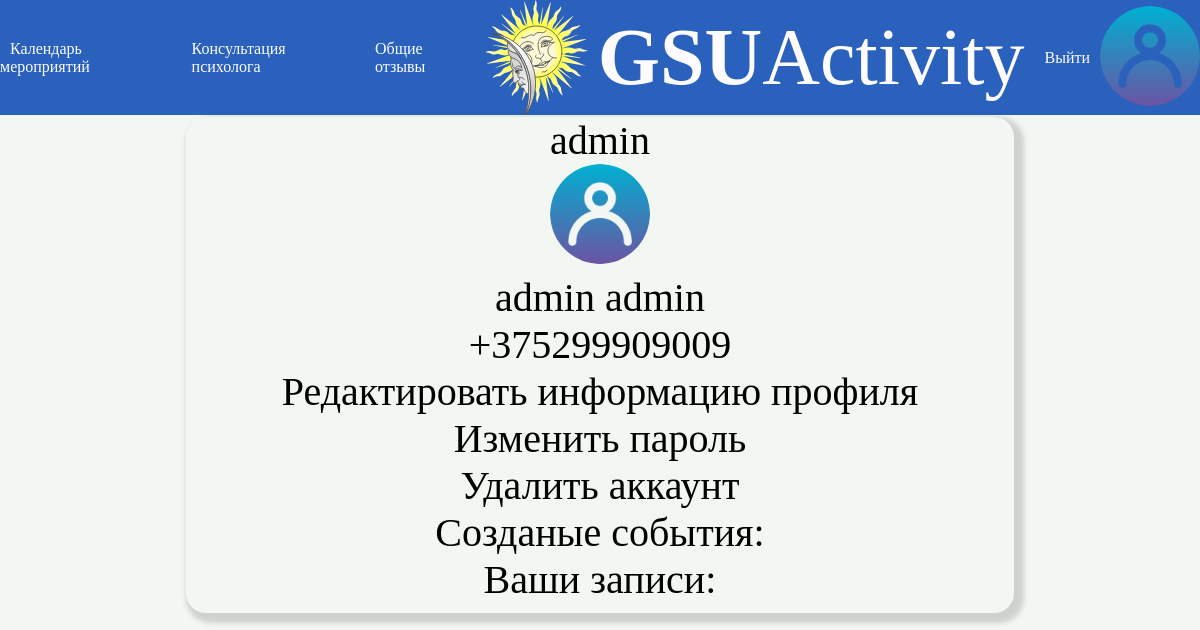
Before: /profile/ (signed in) with the older database file.
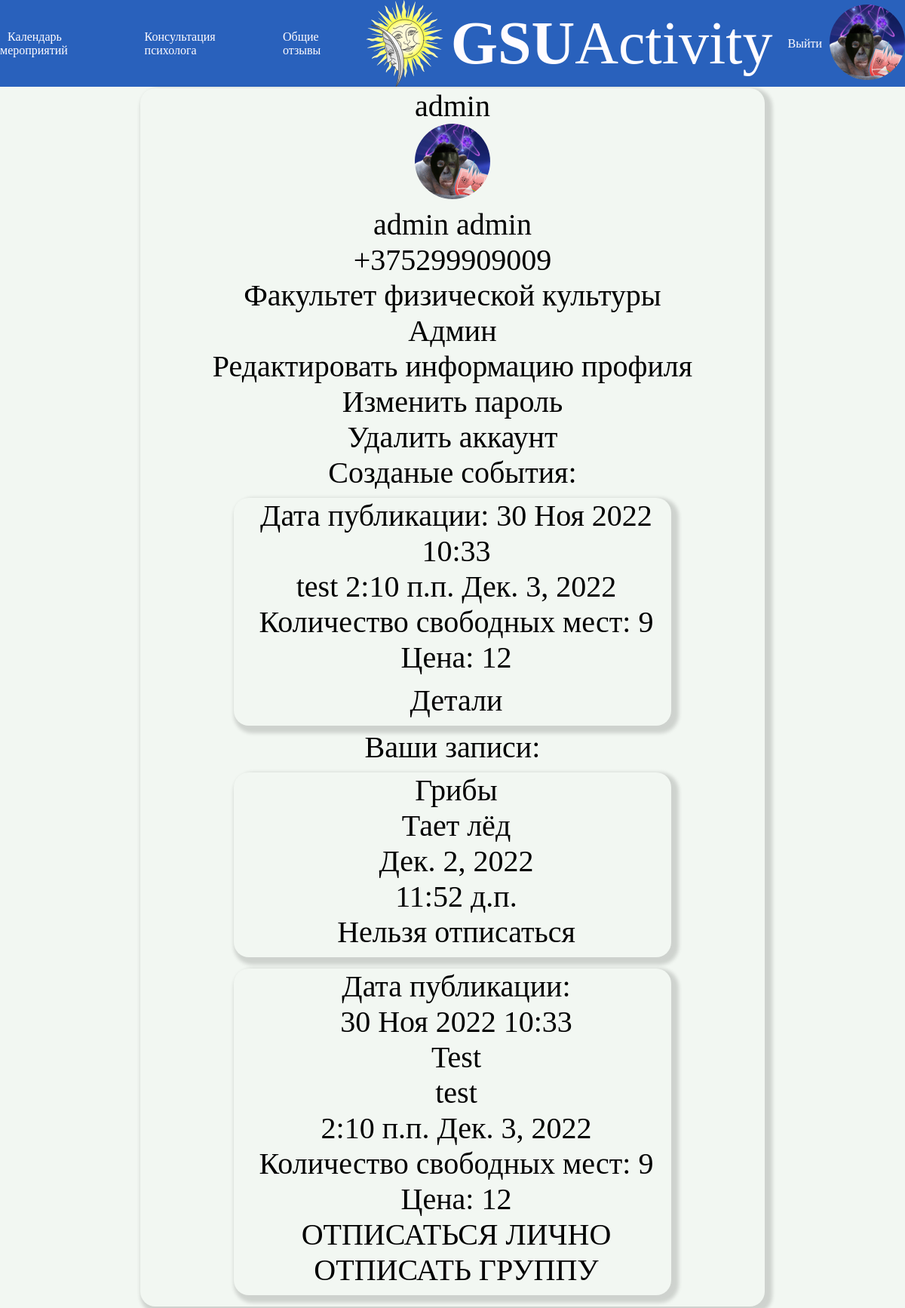
After: the same page with the newer database file.
### news/models.py (models this page shows, shortened)
class AdvUser(AbstractUser):
    fac = (
        ('bio','Биологический факультет'),
        ('geo','Геолого-географический факультет'),
        ('ist','Факультет истории и межкультурных коммуникаций'),
        ('in','Факультет иностранных языков'),
        ('mat','Факультет математитики и ТП'),
        ('psi','Факультет психологии и педагогики'),
        ('fiz','Факультет физики и ИТ'),
        ('ffk','Факультет физической культуры'),
        ('fil','Филологический факультет'),
        ('eko','Экономический факультет'),
        ('yr','Юридичесий факультет'),
        )
    is_activated = models.BooleanField(default=True, db_index=True,verbose_name='Прошел активацию')
    avatar = models.ImageField(null=True, blank=True, upload_to="image/profile/",verbose_name='Аватарка')
    phone_num = models.CharField(unique = True, null = True, blank = False, max_length=13,verbose_name='Номер телефона')
    faculty = models.CharField(null = True, blank =False,choices=fac,max_length=50,verbose_name='Факультет')
    group = models.CharField(null = True, blank = False,max_length=10,verbose_name='Группа')
    class Meta(AbstractUser.Meta):
        pass

class Post(models.Model):
    tag = (
        ('cult','Культурно-досуговая деятельность'),
        ('sport','Спортивная деятельность'),
        ('mass','Массовые мероприятия и выставки'),
        ('trud','Трудовая и волонтерская деятельность'),
        )
    name = models.CharField(null=True, blank=False,max_length=100,verbose_name='Заголовок')
    content = models.TextField(null=True, blank=False,verbose_name='Контент')
    image = models.ImageField(upload_to='image/%Y/%m/%d/', blank=True, null=True,verbose_name='Изображение')
    file = models.FileField(upload_to='files/%Y/%m/%d/', blank=True, null=True,verbose_name='Приклепленные файлы')
    video = models.FileField(upload_to='video/%Y/%m/%d/', blank=True, null=True,verbose_name='Видео')
    audio = models.FileField(upload_to='audio/%Y/%m/%d/', blank=True, null=True,verbose_name='Аудио')
    author = models.ForeignKey(AdvUser, on_delete=models.CASCADE, null=True,verbose_name='Автор')
    pubdate = models.DateTimeField(auto_now_add=True, db_index=True, verbose_name='Дата публикации')
    eventtime = models.TimeField(db_index=True,null=True,blank=False,verbose_name='Время')
    eventdate = models.DateField(db_index=True,null=True,blank=False,verbose_name='Дата')
    stoim = models.CharField(null = True, blank = False, max_length=10,verbose_name='Стоимость')
    mesta = models.IntegerField(null = True, blank = False,default=2,validators=[MinValueValidator(0)],verbose_name='Количество мест')
    tags = models.CharField( blank = False,choices=tag, max_length=50,verbose_name='Тэг')
    zapisi = models.ManyToManyField(AdvUser, related_name='Записаные',blank=True,verbose_name='Записаные')
    class Meta:
        verbose_name_plural = 'События'
        verbose_name = 'Событие'
        ordering = ['eventdate']

class Vist(models.Model):
    name = models.CharField(null=True, blank=False,max_length=100,verbose_name='Название')
    content = models.TextField(null=True, blank=False,verbose_name='Контент')
    image = models.ImageField(upload_to='image/%Y/%m/%d/', blank=True, null=True,verbose_name='Изображение')
    file = models.FileField(upload_to='files/%Y/%m/%d/', blank=True, null=True,verbose_name='Приклепленные файлы')
    video = models.FileField(upload_to='video/%Y/%m/%d/', blank=True, null=True,verbose_name='Видео')
    audio = models.FileField(upload_to='audio/%Y/%m/%d/', blank=True, null=True,verbose_name='Аудио')
    author = models.ForeignKey(AdvUser, on_delete=models.CASCADE, null=True,verbose_name='Автор')
    pubdate = models.DateTimeField(auto_now_add=True, db_index=True, verbose_name='Дата публикации')
    stoim = models.CharField(null = True, blank = False, max_length=10,verbose_name='Стоимость')
    event = models.ManyToManyField(Event,related_name='Даты',blank=True,verbose_name='Время и дата')
    class Meta:
        verbose_name_plural = 'Выставки'
        verbose_name = 'Выставка'
        ordering = ['pubdate']

class Event(models.Model):
    eventtime = models.TimeField(db_index=True,null=True,blank=False,verbose_name='Время')
    eventdate = models.DateField(db_index=True,null=True,blank=False,verbose_name='Дата')
    zan = models.BooleanField(default=False, db_index=True,verbose_name='Занято')
    zapisi = models.ManyToManyField(AdvUser, related_name='Записи',blank=True,verbose_name='Записаные')
    group = models.BooleanField(default=False, db_index=True,verbose_name='Групповая')
    class Meta:
        verbose_name_plural = 'Время и дата выставки'
        verbose_name = 'Время и дата выставки'

### news/views.py (the view)
# urls.py: path('profile/', profile, name='profile'),
@login_required
def profile(request):
    posts = Post.objects.filter(zapisi=request.user.id)
    vists = Vist.objects.all()
    events = Event.objects.filter(zapisi=request.user.id)
    your_posts = Post.objects.filter(author=request.user.pk)
    a = date.today()
    b = a + timedelta(days=1)
    return render(request, 'news/profile.html', {'vists': vists,'posts': posts,'your_posts':your_posts,'a':a,'b':b,'events':events})

### news/templates/news/profile.html (shortened to what this page needs)
{% extends "layout/basic.html" %}
{% block content %}
<div class="profile">
	<div>
		{{user.username }}<br>
		{% if user.avatar %}
	      <img class="avatar" src="{{ user.avatar.url }}"><br>
	    {% else %}
	      <img class="avatar" src="\static\news\user.png"><br>
	    {% endif %}
		<div>{{user.first_name}} {{user.last_name}}</div>
		{{user.phone_num}}<br>
		{% if user.faculty %}
		<div>{{user.get_faculty_display}}</div>
		{% endif %}
		{% if user.group %}
		<div>{{user.group}}</div>
		{% endif %}
		<a href="{% url 'news:profile_change' %}"  class="post_link">Редактировать информацию профиля</a><br>
		<a href="{% url 'news:password_change' %}"  class="post_link">Изменить пароль</a><br>
		<a href="{% url 'news:profile_delete' %}"  class="post_link">Удалить аккаунт</a><br>
	</div>
		{% if user.is_superuser == 1 %}
		Созданые события:<br>
			{% if your_posts %}
			{% for post in your_posts %}
				{% if a <  post.eventdate  %}
				<div class="post">
				<div class="post-content">
							Дата публикации: {{ post.pubdate|date:"d M Y H:i" }}<br>
							{{ post.content}}  {{ post.eventtime }} {{ post.eventdate }}<br>
							Количество свободных мест: {{ post.mesta }}<br>
							Цена: {{ post.stoim }}<br>
						</div>
						<div class="post-author-b">
					<a href="{% url 'news:detail' pk=post.pk %}" class="post_link">Детали</a>
				</div>
					</div>
					{% endif %}
			{% endfor %}
			{% endif %}
			{% endif %}
		Ваши записи:<br>
		{% if posts or events%}
			{% for event in events %}
				{% if a <  event.eventdate  %}
				{% for vist in vists %}
					{% if event in vist.event.all %}
					<div class="post">
						<div class="post-content">
							{{ vist.name}}<br>{{ vist.content}}<br>
								{{ event.eventdate }}<br>
								{{ event.eventtime }}<br>
								{% if b >= event.eventdate %}
									Нельзя отписаться<br>
								{% else %}
									{% if event.group == False %}
										<a href="{% url 'news:otpisv' pk1=vist.id pk2=event.id %}" class="post_link">ОТПИСАТЬСЯ ЛИЧНО</a><br>
									{% else %}
										<a href="{% url 'news:otpisgv' pk1=vist.id pk2=event.id %}" class="post_link">ОТПИСАТЬ ГРУППУ</a><br>
									{% endif %}
								{% endif %}
						</div>
					</div>
				{% endif %}
				{% endfor %}
				{% endif %}
			{% endfor %}
			{% for post in posts %}
				{% if a <  post.eventdate  %}
					<div class="post">
						<div class="post-content">
							Дата публикации:<br>{{ post.pubdate|date:"d M Y H:i" }}<br>
							{{ post.name}}<br>{{ post.content}}<br>{{ post.eventtime }} {{ post.eventdate }}<br>
							Количество свободных мест: {{ post.mesta }}<br>
							Цена: {{ post.stoim }}<br>
							{% if b == post.eventdate %}
								Нельзя отписаться<br>
							{% else %}
								<a href="{% url 'news:otpis' pk=post.pk %}" class="post_link">ОТПИСАТЬСЯ ЛИЧНО</a><br>
								<a href="{% url 'news:otpisg' pk=post.pk %}" class="post_link">ОТПИСАТЬ ГРУППУ</a><br>
							{% endif %}
						</div>
					</div>
			{% endif  %}
			{% endfor %}
		{% else %}
			Записей нет
		{% endif %}
</div>
{% endblock %}

### news/templates/layout/basic.html (shortened to what this page needs)
{% load static %}
<!DOCTYPE html>
<html>
<head>
	<link rel="stylesheet" type="text/css" href="{% static 'news/style.css' %}">
</head>
<body>
	<header>
		<nav class="nav">
			<div class="dropdown">
				<a href="{% url 'news:index' %}"  class="link dropdtn">Календарь мероприятий</a>
			</div>
			<a href="{% url 'news:consult' %}"  class="link">Консультация психолога</a>
			<a href="{% url 'news:otz' %}"  class="link">Общие отзывы</a>
  		</nav>
  		<div class="logo ">
  			<img src="\static\news\logo.svg"><a href="{% url 'news:index' %} " class="logo_link"><strong>GSU</strong>Activity</a>
  		</div>
     	<div class="log">
     		{% if user.is_authenticated %}
     			<a href="{% url 'news:logout' %}" class="link">Выйти</a>
				<a href="{% url 'news:profile' %}">
					{% if user.avatar %}
      					<img class="avatar" src="{{ user.avatar.url }}">
    				{% else %}
      					<img class="avatar" src="\static\news\user.png">
    				{% endif %}
			    </a>
			{% else %}
				<a href="{% url 'news:login' %}" class="link">Войти</a>
				<a href="{% url 'news:register' %}" class="link">Регистрация</a>
			{% endif %}
		</div>
	</header>
	<section>
		{% block content %}
		{% endblock %}
	</section>
</body>
</html>

Changed rows visible on the page:
changed AdvUser "admin": avatar: picture added; faculty (not shown) → "Факультет физической культуры"; group (not shown) → "Админ"
added Post: pubdate "30 Ноя 2022 10:33", content "test", eventtime "2:10 п.п.", eventdate "Дек. 3, 2022", mesta "9", stoim "12", name "Test", shows "ОТПИСАТЬСЯ ЛИЧНО"
added Event: eventdate "Дек. 2, 2022", eventtime "11:52 д.п."
added Vist: name "Грибы", content "Тает лёд"
